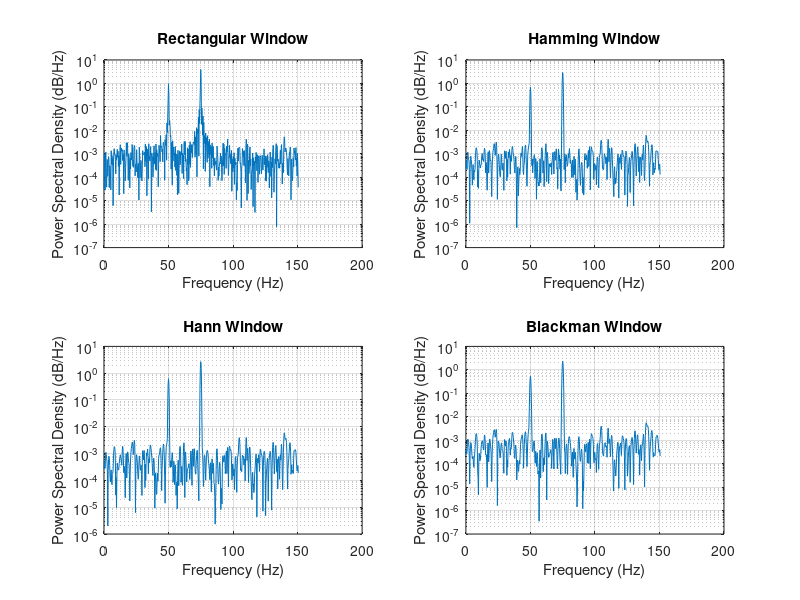

Recreate this plot in MATLAB.
clear all;
clc;

% Signal Parameters
w1 = 100 * pi;  % Angular frequency for the sine component (rad/s)
w2 = 150 * pi;  % Angular frequency for the cosine component (rad/s)
noiseVariance = 0.1;  % Variance of white Gaussian noise
signalLength = 2;  % Duration of signal in seconds

% Sampling
sampleRate = 2 * w2 / pi + 1;  % Sample rate, chosen to satisfy Nyquist criterion for the highest frequency component
timeVector = 0:1/sampleRate:signalLength-1/sampleRate;  % Time vector for sampling

% Signal Definition
signal = sin(w1 * timeVector) + 2 * cos(w2 * timeVector) + sqrt(noiseVariance) * randn(size(timeVector));

%% Periodogram Analysis with Different Windows
windows = {'rectwin', 'hamming', 'hann', 'blackman'};
windowTitles = {'Rectangular', 'Hamming', 'Hann', 'Blackman'};
figure;

for i = 1:length(windows)
    % Generate window vector
    windowVector = feval(windows{i}, length(signal));
    
    % Compute Power Spectral Density (PSD)
    [powerSpectralDensity, frequency] = periodogram(signal, windowVector, [], sampleRate, 'power');

    % Plotting
    subplot(2, 2, i);  % Adjust subplot for four windows
    semilogy(frequency, powerSpectralDensity);
    title([windowTitles{i}, ' Window']);
    xlabel('Frequency (Hz)');
    ylabel('Power Spectral Density (dB/Hz)');
    grid on;
end
